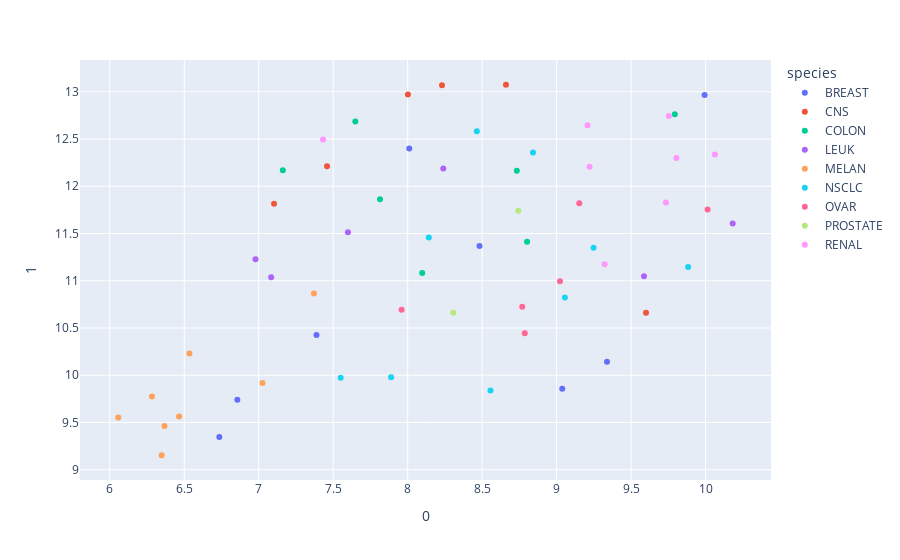
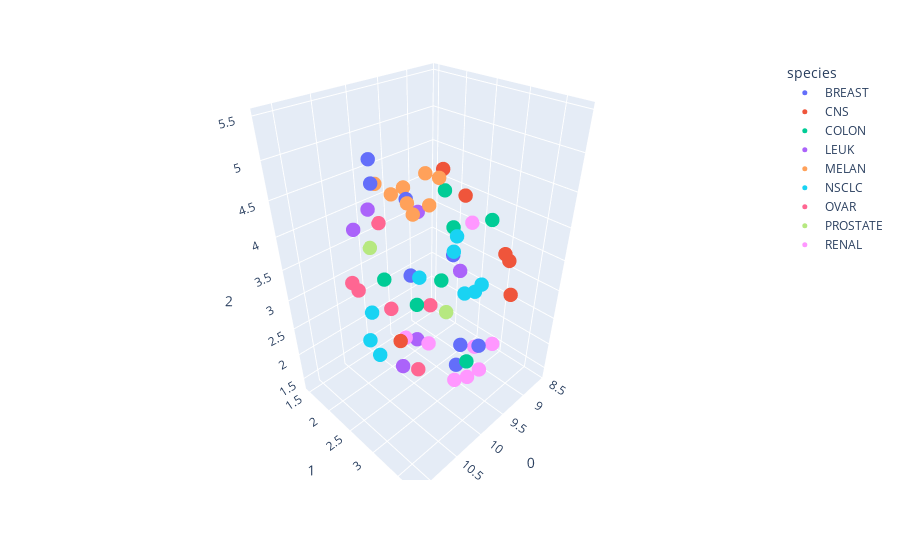

Source (notebook cell) for these figures, in order:
### Code cell
from umap import UMAP
import plotly.express as px

features = df.iloc[:, 1:-1]
cancer = df.iloc[:, 0]
umap_2d = UMAP(n_components=2, init='random', random_state=0)
umap_3d = UMAP(n_components=3, init='random', random_state=0)

proj_2d = umap_2d.fit_transform(features)
proj_3d = umap_3d.fit_transform(features)

fig_2d = px.scatter(
    proj_2d, x=0, y=1,
    color=cancer, labels={'color': 'species'}
)
fig_3d = px.scatter_3d(
    proj_3d, x=0, y=1, z=2,
    color=cancer, labels={'color': 'species'}
)
fig_3d.update_traces(marker_size=5)

fig_2d.show()
fig_3d.show()

### Figure 1 — Plotly figure (JSON) as saved in the notebook; plotly's stock layout.template omitted (floating-point values rounded to 4 significant figures)
{"data": [{"hovertemplate": "species=BREAST<br>0=%{x}<br>1=%{y}<extra></extra>", "legendgroup": "BREAST", "marker": {"color": "#636efa", "symbol": "circle"}, "mode": "markers", "name": "BREAST", "orientation": "v", "showlegend": true, "type": "scatter", "x": [8.482, 7.388, 9.038, 9.993, 8.011, 6.735, 6.856, 9.338], "xaxis": "x", "y": [11.37, 10.42, 9.858, 12.97, 12.4, 9.345, 9.741, 10.14], "yaxis": "y"}, {"hovertemplate": "species=CNS<br>0=%{x}<br>1=%{y}<extra></extra>", "legendgroup": "CNS", "marker": {"color": "#EF553B", "symbol": "circle"}, "mode": "markers", "name": "CNS", "orientation": "v", "showlegend": true, "type": "scatter", "x": [9.6, 8.66, 7.103, 8.001, 7.458, 8.23], "xaxis": "x", "y": [10.66, 13.07, 11.81, 12.97, 12.21, 13.07], "yaxis": "y"}, {"hovertemplate": "species=COLON<br>0=%{x}<br>1=%{y}<extra></extra>", "legendgroup": "COLON", "marker": {"color": "#00cc96", "symbol": "circle"}, "mode": "markers", "name": "COLON", "orientation": "v", "showlegend": true, "type": "scatter", "x": [7.162, 7.814, 8.098, 9.793, 7.649, 8.802, 8.733], "xaxis": "x", "y": [12.17, 11.86, 11.08, 12.76, 12.68, 11.41, 12.16], "yaxis": "y"}, {"hovertemplate": "species=LEUK<br>0=%{x}<br>1=%{y}<extra></extra>", "legendgroup": "LEUK", "marker": {"color": "#ab63fa", "symbol": "circle"}, "mode": "markers", "name": "LEUK", "orientation": "v", "showlegend": true, "type": "scatter", "x": [7.083, 7.599, 10.18, 6.978, 8.239, 9.586], "xaxis": "x", "y": [11.04, 11.51, 11.61, 11.23, 12.19, 11.05], "yaxis": "y"}, {"hovertemplate": "species=MELAN<br>0=%{x}<br>1=%{y}<extra></extra>", "legendgroup": "MELAN", "marker": {"color": "#FFA15A", "symbol": "circle"}, "mode": "markers", "name": "MELAN", "orientation": "v", "showlegend": true, "type": "scatter", "x": [7.371, 6.283, 6.367, 6.057, 7.025, 6.465, 6.348, 6.535], "xaxis": "x", "y": [10.87, 9.775, 9.462, 9.553, 9.917, 9.562, 9.153, 10.23], "yaxis": "y"}, {"hovertemplate": "species=NSCLC<br>0=%{x}<br>1=%{y}<extra></extra>", "legendgroup": "NSCLC", "marker": {"color": "#19d3f3", "symbol": "circle"}, "mode": "markers", "name": "NSCLC", "orientation": "v", "showlegend": true, "type": "scatter", "x": [9.248, 8.841, 9.056, 8.556, 8.142, 7.889, 9.883, 7.55, 8.464], "xaxis": "x", "y": [11.35, 12.36, 10.82, 9.839, 11.46, 9.98, 11.15, 9.974, 12.58], "yaxis": "y"}, {"hovertemplate": "species=OVAR<br>0=%{x}<br>1=%{y}<extra></extra>", "legendgroup": "OVAR", "marker": {"color": "#FF6692", "symbol": "circle"}, "mode": "markers", "name": "OVAR", "orientation": "v", "showlegend": true, "type": "scatter", "x": [8.769, 7.959, 8.786, 9.152, 10.01, 9.022], "xaxis": "x", "y": [10.72, 10.69, 10.45, 11.82, 11.76, 10.99], "yaxis": "y"}, {"hovertemplate": "species=PROSTATE<br>0=%{x}<br>1=%{y}<extra></extra>", "legendgroup": "PROSTATE", "marker": {"color": "#B6E880", "symbol": "circle"}, "mode": "markers", "name": "PROSTATE", "orientation": "v", "showlegend": true, "type": "scatter", "x": [8.742, 8.306], "xaxis": "x", "y": [11.74, 10.66], "yaxis": "y"}, {"hovertemplate": "species=RENAL<br>0=%{x}<br>1=%{y}<extra></extra>", "legendgroup": "RENAL", "marker": {"color": "#FF97FF", "symbol": "circle"}, "mode": "markers", "name": "RENAL", "orientation": "v", "showlegend": true, "type": "scatter", "x": [7.432, 9.207, 9.804, 9.753, 9.221, 9.322, 9.734, 10.06], "xaxis": "x", "y": [12.5, 12.65, 12.3, 12.74, 12.21, 11.17, 11.83, 12.34], "yaxis": "y"}], "layout": {"legend": {"title": {"text": "species"}, "tracegroupgap": 0}, "margin": {"t": 60}, "xaxis": {"anchor": "y", "domain": [0, 1], "title": {"text": "0"}}, "yaxis": {"anchor": "x", "domain": [0, 1], "title": {"text": "1"}}}}

### Figure 2 — Plotly figure (JSON) as saved in the notebook; plotly's stock layout.template omitted (floating-point values rounded to 4 significant figures)
{"data": [{"hovertemplate": "species=BREAST<br>0=%{x}<br>1=%{y}<br>2=%{z}<extra></extra>", "legendgroup": "BREAST", "marker": {"color": "#636efa", "size": 5, "symbol": "circle"}, "mode": "markers", "name": "BREAST", "scene": "scene", "showlegend": true, "type": "scatter3d", "x": [9.451, 9.954, 10.12, 9.344, 9.03, 11.05, 11.03, 10.27], "y": [1.878, 2.359, 3.769, 2.772, 2.352, 3.061, 3.05, 3.609], "z": [2.744, 4.4, 3.019, 1.402, 3.143, 5.453, 5.205, 3.025]}, {"hovertemplate": "species=CNS<br>0=%{x}<br>1=%{y}<br>2=%{z}<extra></extra>", "legendgroup": "CNS", "marker": {"color": "#EF553B", "size": 5, "symbol": "circle"}, "mode": "markers", "name": "CNS", "scene": "scene", "showlegend": true, "type": "scatter3d", "x": [10.64, 9.152, 8.75, 8.627, 8.693, 8.78], "y": [2.943, 3.499, 1.853, 2.987, 2.248, 3.169], "z": [2.885, 3.103, 4.257, 3.268, 3.955, 3.312]}, {"hovertemplate": "species=COLON<br>0=%{x}<br>1=%{y}<br>2=%{z}<extra></extra>", "legendgroup": "COLON", "marker": {"color": "#00cc96", "size": 5, "symbol": "circle"}, "mode": "markers", "name": "COLON", "scene": "scene", "showlegend": true, "type": "scatter3d", "x": [9.003, 9.28, 10.37, 9.232, 8.76, 10.06, 8.845], "y": [2.13, 2.558, 2.365, 2.887, 2.803, 2.64, 1.952], "z": [4.105, 3.803, 3.399, 1.48, 3.806, 2.96, 2.373]}, {"hovertemplate": "species=LEUK<br>0=%{x}<br>1=%{y}<br>2=%{z}<extra></extra>", "legendgroup": "LEUK", "marker": {"color": "#ab63fa", "size": 5, "symbol": "circle"}, "mode": "markers", "name": "LEUK", "scene": "scene", "showlegend": true, "type": "scatter3d", "x": [10.35, 9.006, 9.743, 10.03, 9.529, 10.62], "y": [1.759, 1.585, 2.307, 1.679, 2.922, 2.957], "z": [3.878, 3.556, 1.908, 4.022, 3.394, 2.444]}, {"hovertemplate": "species=MELAN<br>0=%{x}<br>1=%{y}<br>2=%{z}<extra></extra>", "legendgroup": "MELAN", "marker": {"color": "#FFA15A", "size": 5, "symbol": "circle"}, "mode": "markers", "name": "MELAN", "scene": "scene", "showlegend": true, "type": "scatter3d", "x": [9.436, 10.72, 11.09, 11.17, 10.8, 10.67, 10.99, 10.45], "y": [1.743, 3.635, 3.615, 3.499, 2.82, 3.417, 3.575, 3.255], "z": [4.164, 5.352, 5.232, 5.303, 5.045, 5.311, 5.067, 4.839]}, {"hovertemplate": "species=NSCLC<br>0=%{x}<br>1=%{y}<br>2=%{z}<extra></extra>", "legendgroup": "NSCLC", "marker": {"color": "#19d3f3", "size": 5, "symbol": "circle"}, "mode": "markers", "name": "NSCLC", "scene": "scene", "showlegend": true, "type": "scatter3d", "x": [10.61, 8.859, 10.17, 9.98, 9.836, 10.05, 10.45, 9.743, 9.216], "y": [2.277, 2.466, 1.791, 3.544, 2.462, 3.251, 2.274, 3.028, 3.054], "z": [2.437, 2.396, 2.386, 3.633, 3.204, 4.088, 2.049, 4.066, 3.073]}, {"hovertemplate": "species=OVAR<br>0=%{x}<br>1=%{y}<br>2=%{z}<extra></extra>", "legendgroup": "OVAR", "marker": {"color": "#FF6692", "size": 5, "symbol": "circle"}, "mode": "markers", "name": "OVAR", "scene": "scene", "showlegend": true, "type": "scatter3d", "x": [10.25, 9.69, 10.5, 9.421, 10.08, 10.01], "y": [1.616, 1.474, 1.829, 2.27, 2.672, 2.043], "z": [2.75, 3.594, 3.127, 2.371, 1.771, 2.511]}, {"hovertemplate": "species=PROSTATE<br>0=%{x}<br>1=%{y}<br>2=%{z}<extra></extra>", "legendgroup": "PROSTATE", "marker": {"color": "#B6E880", "size": 5, "symbol": "circle"}, "mode": "markers", "name": "PROSTATE", "scene": "scene", "showlegend": true, "type": "scatter3d", "x": [9.59, 9.879], "y": [2.751, 1.474], "z": [2.622, 3.255]}, {"hovertemplate": "species=RENAL<br>0=%{x}<br>1=%{y}<br>2=%{z}<extra></extra>", "legendgroup": "RENAL", "marker": {"color": "#FF97FF", "size": 5, "symbol": "circle"}, "mode": "markers", "name": "RENAL", "scene": "scene", "showlegend": true, "type": "scatter3d", "x": [8.574, 9.337, 9.764, 9.389, 9.741, 10.44, 9.823, 9.768], "y": [2.306, 3.415, 3.341, 3.26, 3.413, 2.817, 2.632, 3.113], "z": [3.486, 2.282, 1.88, 1.691, 2.5, 2.729, 2.092, 1.646]}], "layout": {"legend": {"title": {"text": "species"}, "tracegroupgap": 0}, "margin": {"t": 60}, "scene": {"domain": {"x": [0, 1], "y": [0, 1]}, "xaxis": {"title": {"text": "0"}}, "yaxis": {"title": {"text": "1"}}, "zaxis": {"title": {"text": "2"}}}}}
